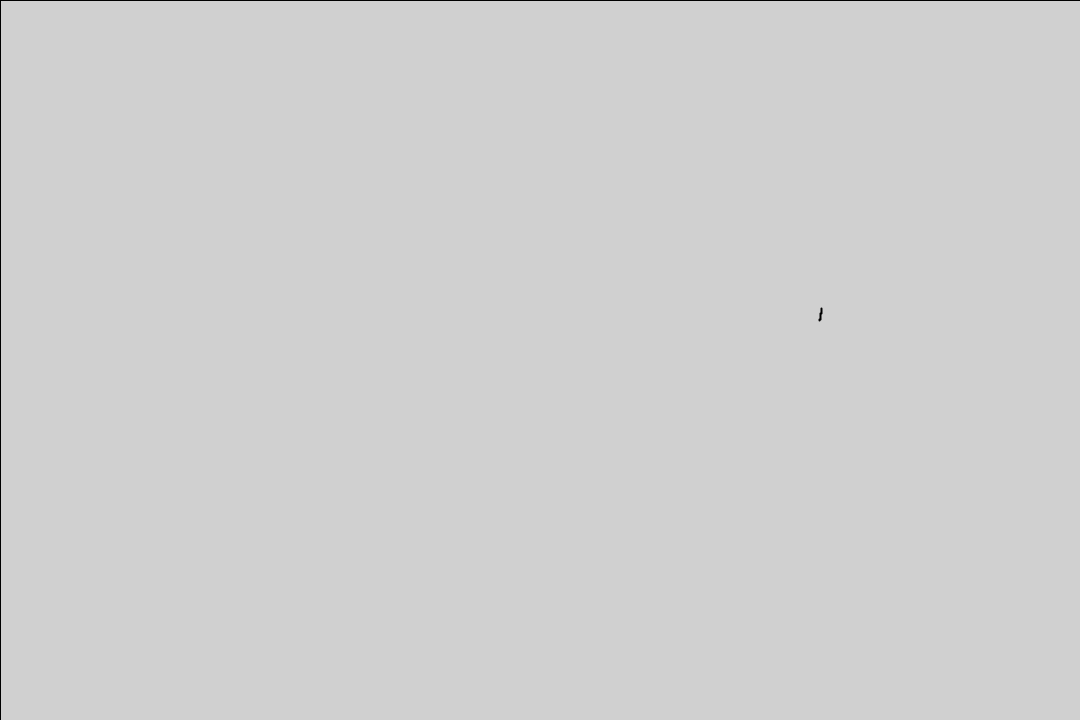
Frame 1 (no input)
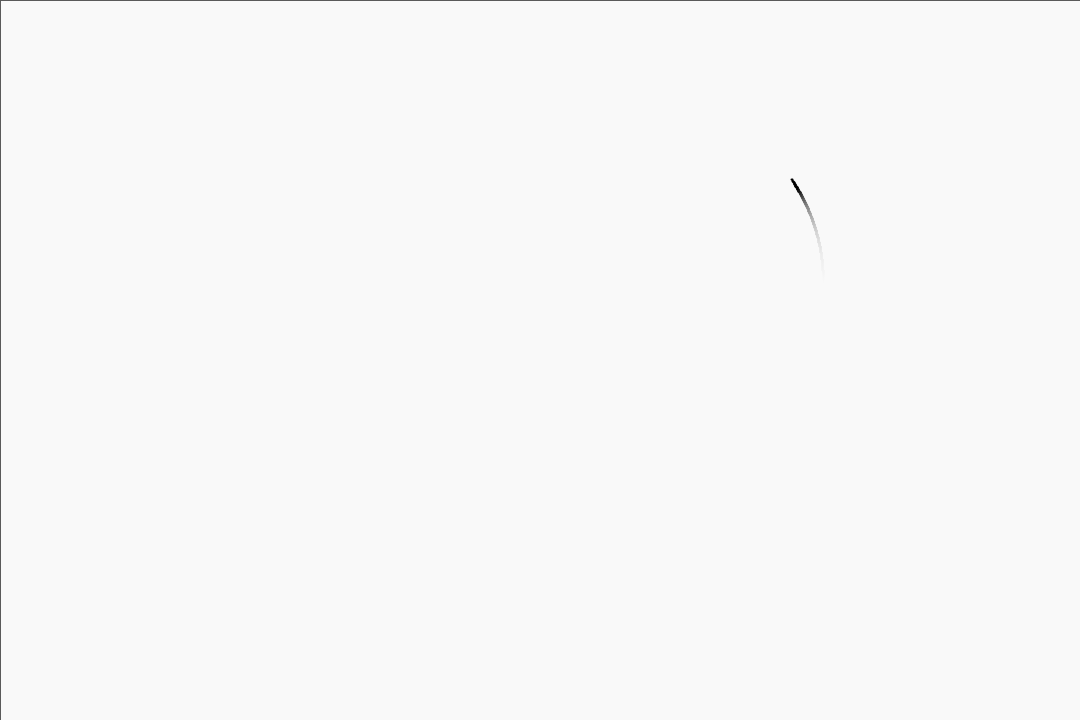
Frame 60 (the mouse pressed at the canvas centre just before this capture)
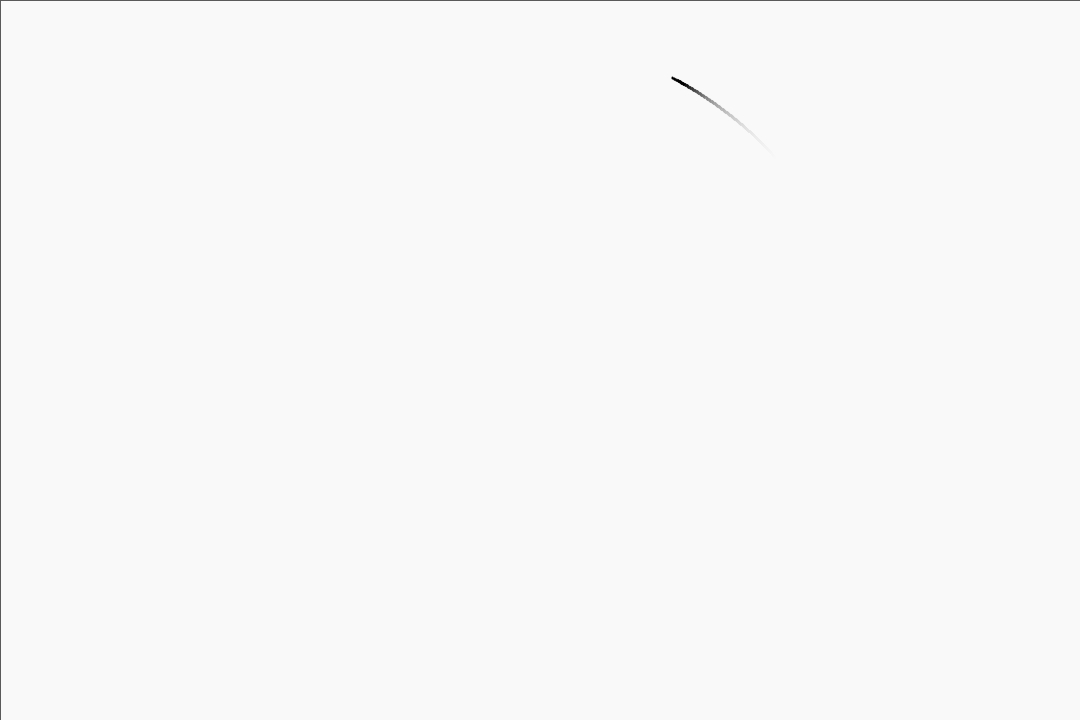
Frame 120 (the mouse held since frame 60 and released just before this capture)

The Processing sketch that drew these frames (run headless with seeded random() and noise(); from frame 60 on, the mouse is pressed at the canvas centre):

// Processing sketch: BezierAnimation
// ── BezierAnimation.pde
PVector[] points = {new PVector(2.798079252243042, -0.39110803604125977, 0.0), 
new PVector(1.921189308166504, -2.4318735599517822, 0.0), 
new PVector(-0.7254283428192139, -2.8942344188690186, 0.0), 
new PVector(-1.9371321201324463, -1.2520554065704346, 0.0), 
new PVector(-2.8618533611297607, 0.6771044731140137, 0.0), 
new PVector(-2.052269458770752, 2.136425256729126, 0.0), 
new PVector(1.0797173976898193, 1.4189691543579102, 0.0)};

PVector[] lpoints = {new PVector(2.6267125606536865, 0.5681036114692688, 0.0), 
new PVector(2.601461410522461, -1.894078016281128, 0.0), 
new PVector(0.2482459545135498, -3.284349203109741, 0.0), 
new PVector(-1.5265755653381348, -1.9348978996276855, 0.0), 
new PVector(-2.8867032527923584, -0.15774792432785034, 0.0), 
new PVector(-2.6472978591918945, 1.871018886566162, 0.0), 
new PVector(-0.009972095489501953, 2.040407657623291, 0.0)};

PVector[] rpoints = {new PVector(2.9505887031555176, -1.244767665863037, 0.0), 
new PVector(1.0983455181121826, -3.082380533218384, 0.0), 
new PVector(-1.46503484249115, -2.5979018211364746, 0.0), 
new PVector(-2.3675060272216797, -0.5362522006034851, 0.0), 
new PVector(-2.842468500137329, 1.3283523321151733, 0.0), 
new PVector(-0.9066309928894043, 2.647425651550293, 0.0), 
new PVector(1.9261479377746582, 0.9362587928771973, 0.0)};

void CubicBezier(float t, PVector P1, PVector P2, PVector P3, PVector P4, PVector out){
  float c1 = pow((1-t),3);
  float c2 = 3.0*pow((1-t),2)*t;
  float c3 = 3.0*(1-t)*t*t;
  float c4 = t*t*t;
  PVector nP1 = PVector.mult(P1, c1);
  PVector nP2 = PVector.mult(P2, c2);
  PVector nP3 = PVector.mult(P3, c3);
  PVector nP4 = PVector.mult(P4, c4);
  nP1 = PVector.add(nP1,nP2);
  nP1 = PVector.add(nP1, nP3);
  nP1 = PVector.add(nP1, nP4);
  out.x = nP1.x;
  out.y = nP1.y;
}

float tstep = .0001;  //should be 0<tstep< 1
int curvelen = 500;//in point steps;
boolean showTrack = false;

ArrayList<PVector> curvepoints = new ArrayList<PVector>();
void setup(){
  size(1080,720);
  int steps = (int)(1/tstep);
  for(int i = 1; i < points.length; i++){
    int j = (i-1)%points.length;
    PVector P1 = points[j];
    PVector P4 = points[i];
    PVector P3 = lpoints[i];
    PVector P2 = rpoints[j]; 
   
    
    float pstep = 0.0;
    for (int k = 0; k < steps; k++){
      PVector out = new PVector(0.0,0.0,0.0);
      CubicBezier(pstep, P1, P2, P3, P4, out);
      curvepoints.add(out);
      pstep += tstep;
    }
  }
  PVector P1 = points[points.length-1];
  PVector P4 = points[0];
  PVector P3 = lpoints[0];
  PVector P2 = rpoints[points.length-1];
  float pstep = 0.0;
  for (int k = 0; k < steps; k++){
    PVector out = new PVector(0.0,0.0,0.0);
    CubicBezier(pstep, P1, P2, P3, P4, out);
    curvepoints.add(out);
    pstep += tstep;
  }
  println(curvepoints.size());
  
}
int astep = 0;
void draw(){
  fill(255,20);
  rect(0,0, 1920,1080);
  if (astep > (curvepoints.size()-curvelen-1)){
    astep = 0;
    println("hit");
  }
  translate(1080.0/2.0, 720.0/2.0);
  scale(100.0);
  strokeWeight(.01);
  stroke(120,40);
  noFill();
  if (showTrack){
    beginShape();
    vertex(points[0].x,points[0].y);
    for(int i = 1; i < points.length; i++){
      int j = (i-1)%points.length;
      i = i % points.length;
      float x1 = points[i].x;
      float y1 = points[i].y;
      float x2 = lpoints[i].x;
      float y2 = lpoints[i].y;
      float x3 = rpoints[j].x;
      float y3 = rpoints[j].y;
      float x4 = points[j].x;
      float y4 = points[j].y;
      bezierVertex(x3, y3, x2, y2, x1, y1);
      //bezier(x1, y1, x2, y2, x3, y3, x4, y4);
    }
    endShape();
    PVector lp1 = points[points.length-1];
    PVector lp2 = points[0];
    PVector lpc1 = lpoints[0];
    PVector lpc2 = rpoints[points.length-1];
    bezier(lp2.x,lp2.y, lpc1.x, lpc1.y, lpc2.x, lpc2.y, lp1.x, lp1.y);
  }
  int astepi = astep;
  stroke(0);
  strokeWeight(.02);
  beginShape();
  int k = 0;
  while(k < (curvelen)){
    curveVertex(curvepoints.get(astepi).x, curvepoints.get(astepi).y);
    astepi += 1;
    k += 1;
  }
  endShape();

  astep += 100;

}
